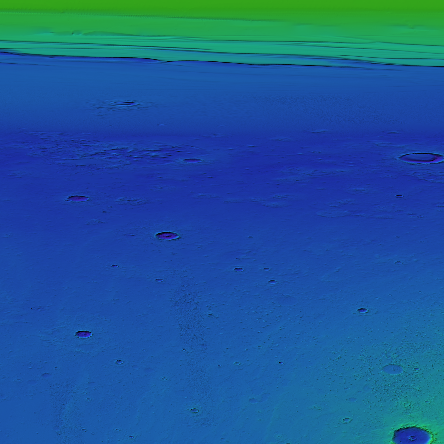
#> input picture Graphics/segmented_map/topology0x0.png, 444 x 444 px; its folder holds only this picture in this run
$ python resize.py
#> lines starting #> are read from the running program, lines starting #| are printed output that depends on the picture
import cv2

for i in range(10):
    for k in range(5):
        image=cv2.imread("Graphics/segmented_map/topology"+str(k)+"x"+str(i)+".png")
#> image is the input picture: shape (444, 444, 3); mean B, G, R 153.4, 88.7, 28.1
        print(image.size)
#| 591408
        width=image.shape[0]//4
#> width = 111
        height=image.shape[1]//4
#> height = 111
        resized=cv2.resize(image,(width,height))
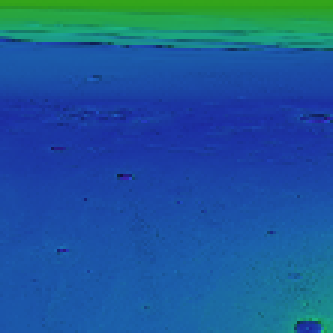
#> resized: shape (111, 111, 3) (shown 3 times larger); mean B, G, R 153.5, 88.7, 28.3
#> (the run stopped early here; a loop or call above may not have finished)
